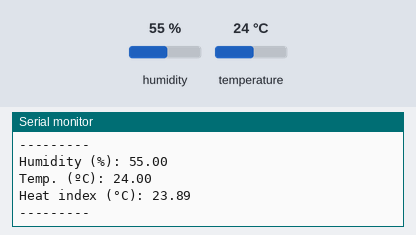
Simulated run of this program. Board: Arduino Uno, built with avr-gcc and run on an emulated ATmega328P. On the bench: the last lines printed to the serial monitor. Inputs (shaded band) come from the test bench; at power-on: humidity 55 %, temperature 24 °C.

Above: at 4.8 s.
4.9 s: humidity set to 22 %
At 6.9 s:
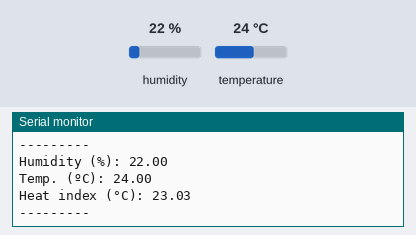
7.9 s: temperature set to 12 °C
At 9.4 s:
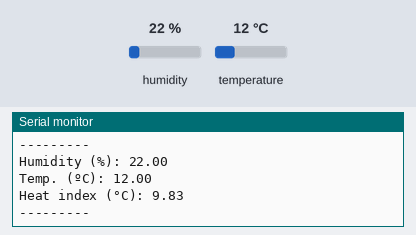
10.9 s: humidity set to 40 %
At 13.1 s:
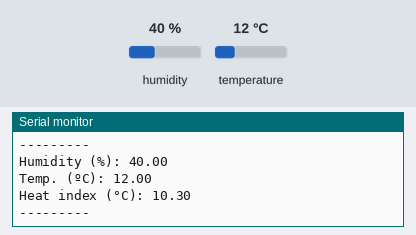
Timing chart, 0 to 14.6 s (numbered marks = the images above; inputs shaded):
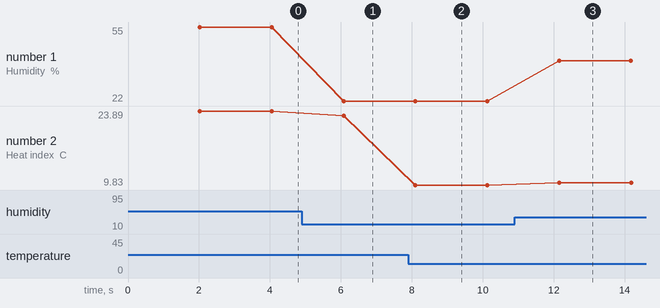

The program:

main.cpp
```cpp
#include <Arduino.h>
#include "DHT.h"

// Digital pin connected to the DHT sensor
#define DHTPIN 2

// Type of sensor
#define DHTTYPE DHT11

// Initialize DHT sensor
DHT dht(DHTPIN, DHTTYPE);

void setup() {
  Serial.begin(115200);
  Serial.println("Starting...");

  dht.begin();
}

void loop() {
  // Wait a few seconds between measurements.
  delay(2000);

  // Reading temperature or humidity takes about 250 milliseconds!
  // Sensor readings may also be up to 2 seconds 'old' (its a very slow sensor)
  float humidity = dht.readHumidity();

  // Read temperature as Celsius (the default)
  float tempCelsius = dht.readTemperature();

  // Check if any reads failed and exit early (to try again).
  if (isnan(humidity) || isnan(tempCelsius)) {
    Serial.println(F("Failed to read from DHT sensor!"));
    return;
  }

  float heatIndex = dht.computeHeatIndex(tempCelsius, humidity, false);

  Serial.print(F("Humidity (%): "));
  Serial.println(humidity);

  Serial.print(F("Temp. (ºC): "));
  Serial.println(tempCelsius);

  Serial.print(F("Heat index (°C): "));
  Serial.println(heatIndex);

  Serial.println("---------");
}
```

Measured:
- after the input at 4.9 s, the serial monitor: prints a new line after 1.2 s (image 1)
- after the input at 7.9 s, the serial monitor: prints a new line after 0.20 s (image 2)
- after the input at 10.9 s, the serial monitor: prints a new line after 1.2 s (image 3)
- plotted number 1: 55 → 22 after the input at 4.9 s, 22 → 40 after the input at 10.9 s
- plotted number 2: 23.89 → 23.03 after the input at 4.9 s, 23.03 → 9.83 after the input at 7.9 s, 9.83 → 10.3 after the input at 10.9 s
